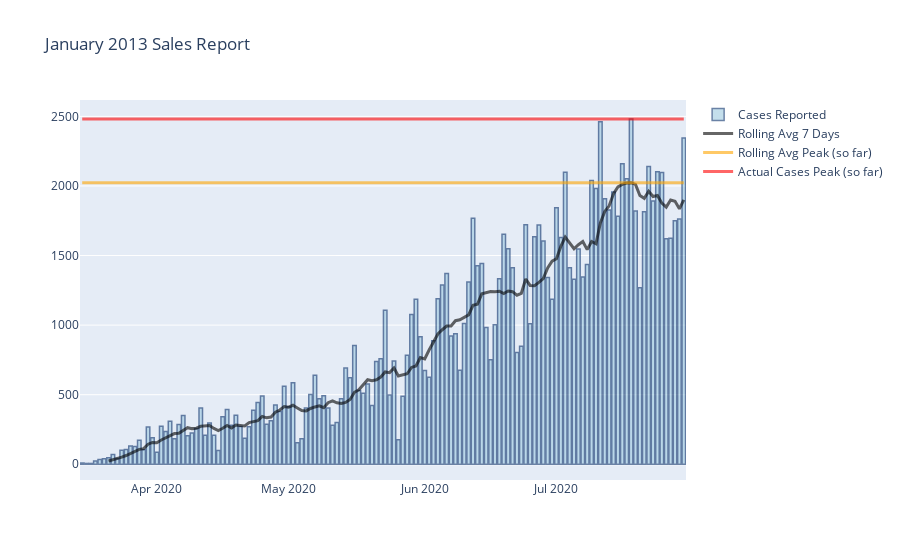

Source (notebook cell):
### Code cell
fig = go.Figure()
# Create and style traces

fig.add_trace(go.Bar(x=df.index, y=df.Cases, name = 'Cases Reported'))
fig.add_trace(go.Scatter(x=df.index, y=df.Cases.rolling(7).mean(), name='Rolling Avg 7 Days',
                         line=dict(color='black', width=3)))
fig.add_trace(go.Scatter(x=df.index, y=df.Rolling_Peak, name = 'Rolling Avg Peak (so far)', line=dict(color='orange', width=3)))
fig.add_trace(go.Scatter(x=df.index, y=df.Actual_Peak, name = 'Actual Cases Peak (so far)', line=dict(color='red', width=3)))
fig.update_traces(marker_color='rgb(158,202,225)', marker_line_color='rgb(8,48,107)',
                  marker_line_width=1.5, opacity=0.6)
fig.update_layout(title_text='Cases')
pio.write_html(fig, file='Cases_Trend.html', auto_open=False)
fig.show()

### Figure 1 — Plotly figure (JSON) as saved in the notebook; plotly's stock layout.template omitted (floating-point values rounded to 4 significant figures; data arrays with more than 128 entries replaced by an {"elided": "..."} marker saying what was removed)
{"data": [{"marker": {"color": "rgb(158,202,225)", "line": {"color": "rgb(8,48,107)", "width": 1.5}}, "name": "Cases Reported", "opacity": 0.6, "type": "bar", "x": {"elided": "138 str values"}, "y": {"elided": "138 int values"}}, {"line": {"color": "black", "width": 3}, "marker": {"color": "rgb(158,202,225)", "line": {"color": "rgb(8,48,107)", "width": 1.5}}, "name": "Rolling Avg 7 Days", "opacity": 0.6, "type": "scatter", "x": {"elided": "138 str values"}, "y": {"elided": "138 float values"}}, {"line": {"color": "orange", "width": 3}, "marker": {"color": "rgb(158,202,225)", "line": {"color": "rgb(8,48,107)", "width": 1.5}}, "name": "Rolling Avg Peak (so far)", "opacity": 0.6, "type": "scatter", "x": {"elided": "138 str values"}, "y": {"elided": "138 int values"}}, {"line": {"color": "red", "width": 3}, "marker": {"color": "rgb(158,202,225)", "line": {"color": "rgb(8,48,107)", "width": 1.5}}, "name": "Actual Cases Peak (so far)", "opacity": 0.6, "type": "scatter", "x": {"elided": "138 str values"}, "y": {"elided": "138 int values"}}], "layout": {"autosize": true, "title": {"text": "January 2013 Sales Report"}, "xaxis": {"autorange": true, "range": ["2020-03-14 12:00", "2020-07-30 12:00"], "type": "date"}, "yaxis": {"autorange": true, "range": [-113.0, 2618.0], "type": "linear"}}}
